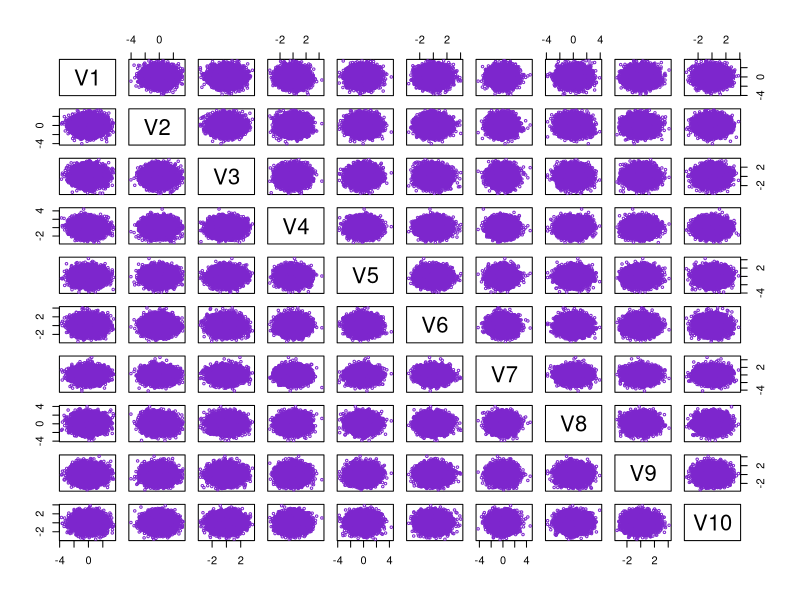
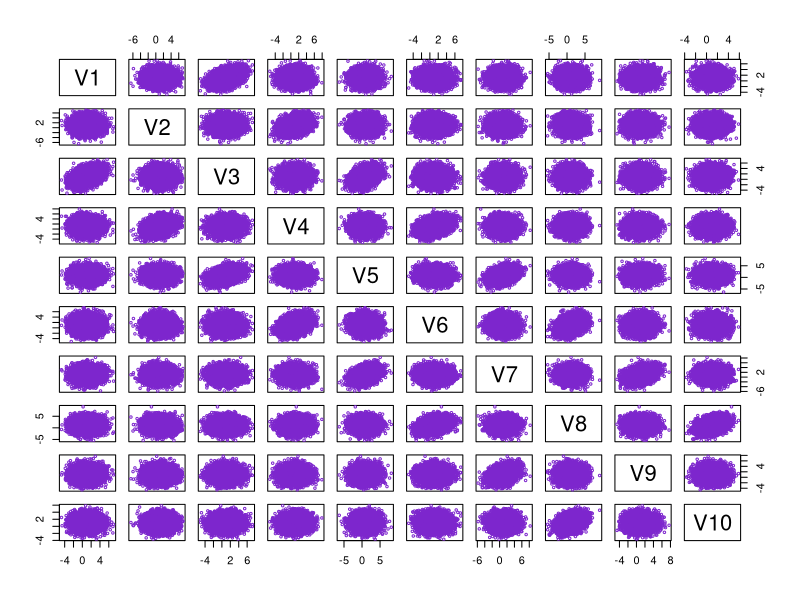

These charts were generated, in order, by the following R code:
# __________________________________________________________________________________________________
# 
# autor: Pedro Guarderas
# email: ajusworkopensource@gmail.com
# file: session_13.R
# 
# This program is free software; you can redistribute it and/or modify it under the 
# terms of the GNU General Public License as published by the Free Software Foundation; 
# either version 2 of the License, or (at your option) any later version.
# __________________________________________________________________________________________________
# 

library(Matrix)

# __________________________________________________________________________________________________
# Generating random normal variables
n<-10
m<-10000
E<-Matrix(0,n,n)
diag(E)<-rep(1,n)
R<-Matrix( 0, n, n )
for ( i in 1:n ) {
  if ( i > 1 ) {
    R[i-1,i]<-1
  }
  if ( i < n ) {
    R[i+1,i]<-1
  }
}
E<-E + t(R) %*% R
L<-chol(E)
X<-Matrix( rnorm( m * n ), m, n )
u<-Matrix( rep( 1, n ), n , 1 )
Y<-t( L %*% t( X ) + u )

# Determination of covariance matrix
Ea<-cov( as.matrix( Y ) )

x<-as.data.frame( as.matrix(X) )
y<-as.data.frame( as.matrix(Y) )
X11()
plot( x, cex = 0.5, col = 'purple3' )

X11()
plot( y, cex = 0.5, col = 'purple3' )
